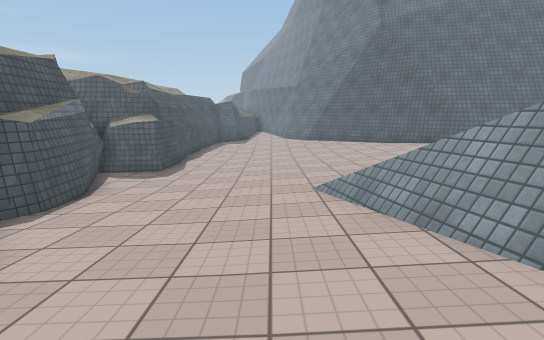
[1] (above)

21 first-person views from a walk through a scene from a Unity 3-D project. The camera is 1.4 m above the floor, tilts 10° down and sees 80° across. The floor is counted in squares, 1 m on a side. Each view is taken from the middle of a square. On the plan, view 1 faces up. The plan holds only what a view shows up to about 15 squares ahead; the rest is blank. The place goes on beyond the plan. The player character is not drawn. Some animated figures are left out. Some surface patterns are stand-ins.

[2]
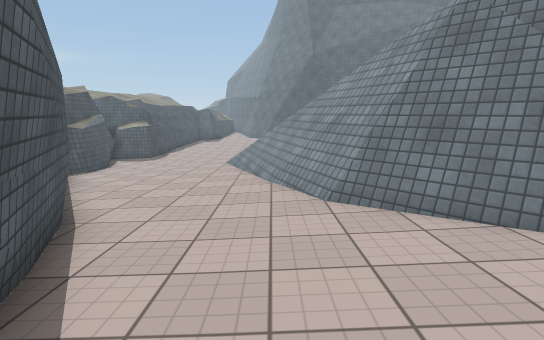

[3]
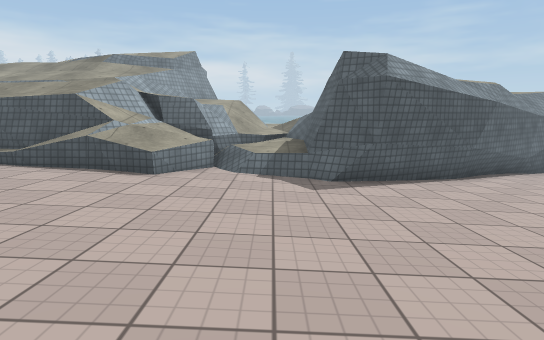

[4]
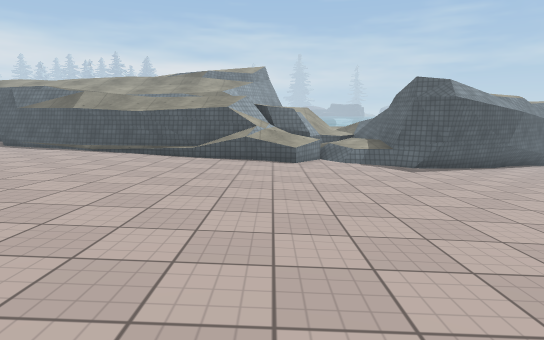

[5]
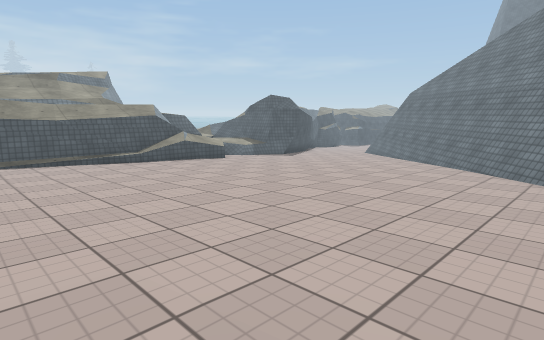

[6]
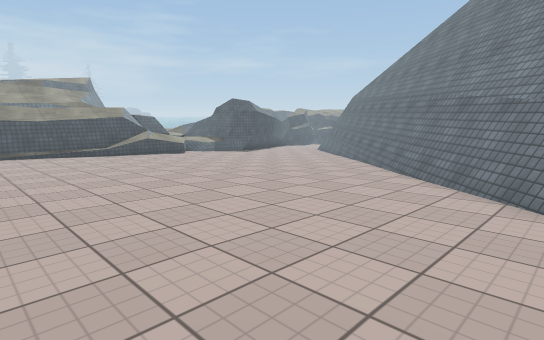

[7]
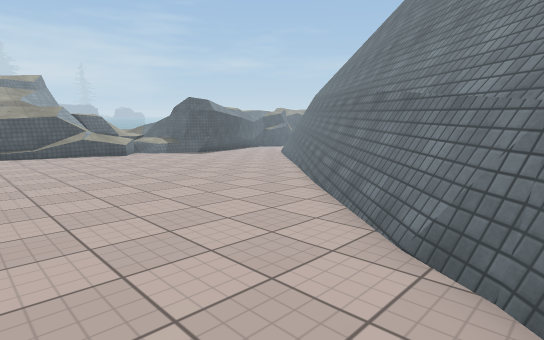

[8]
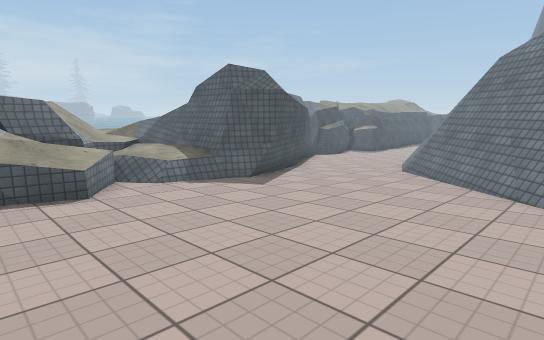

[9]
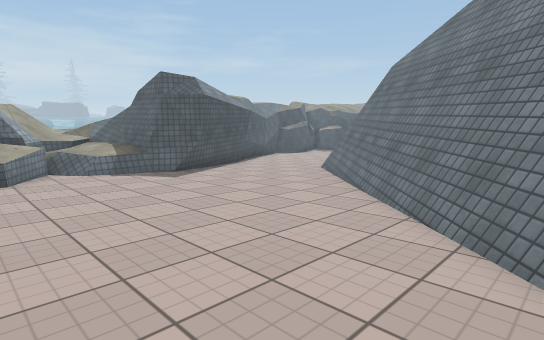

[10]
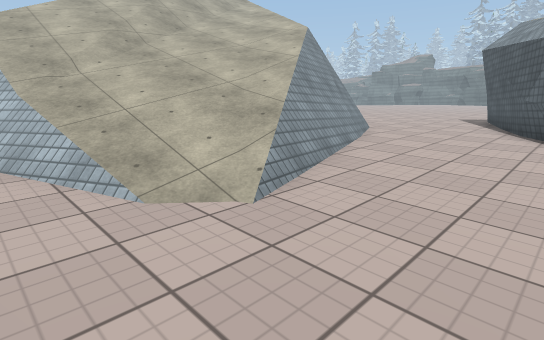

[11]
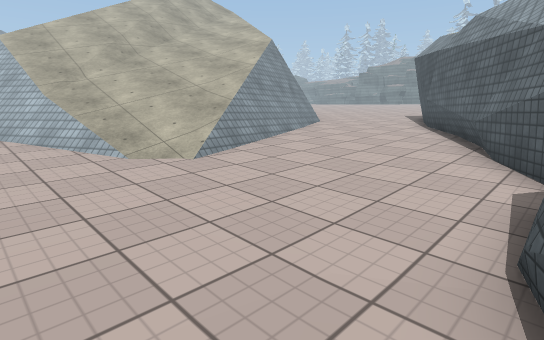

[12]
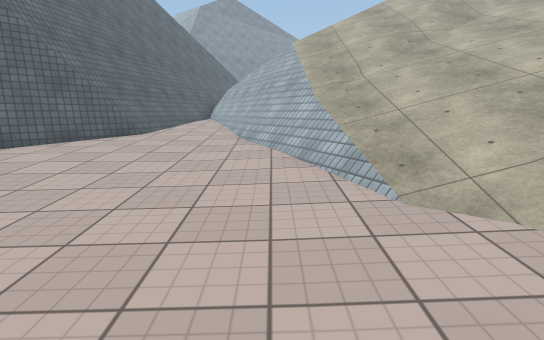

[13]
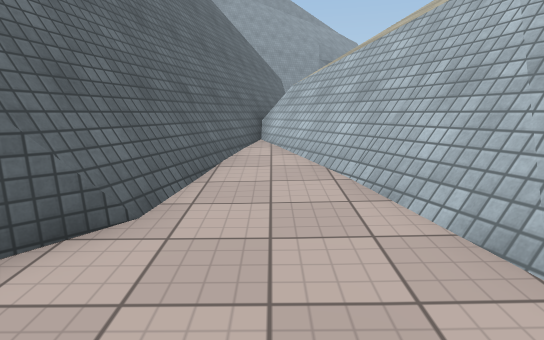

[14]
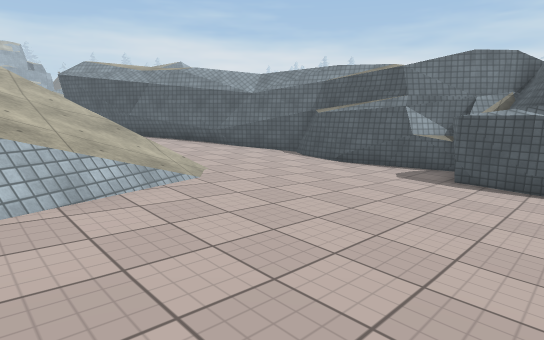

[15]
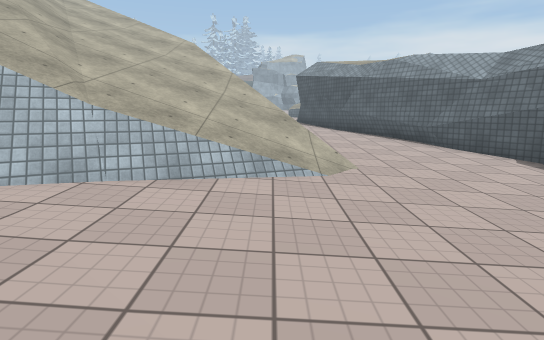

[16]
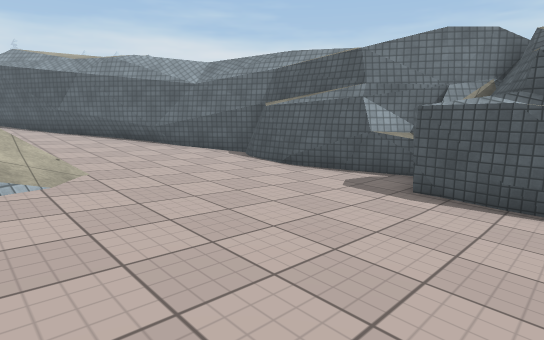

[17]
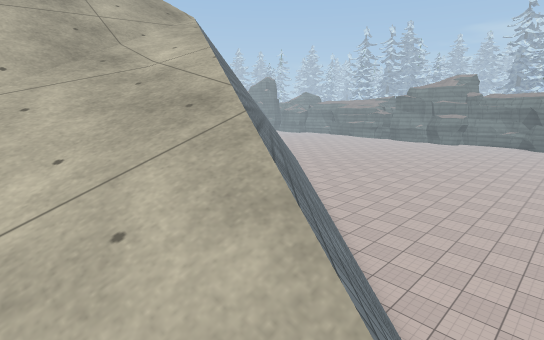

[18]
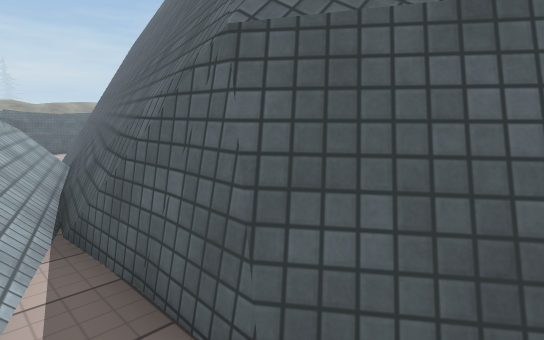

[19]
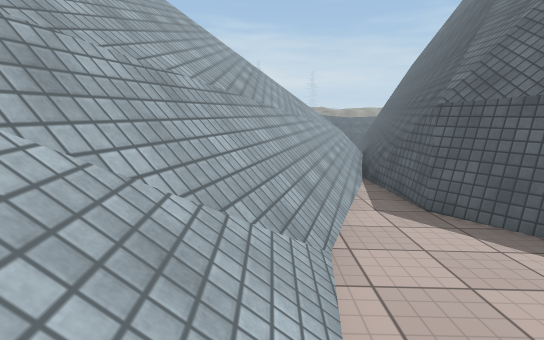

[20]
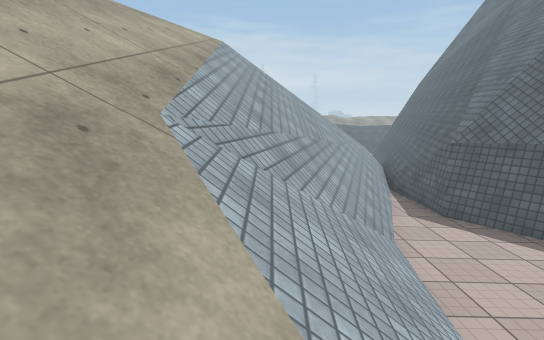

[21]
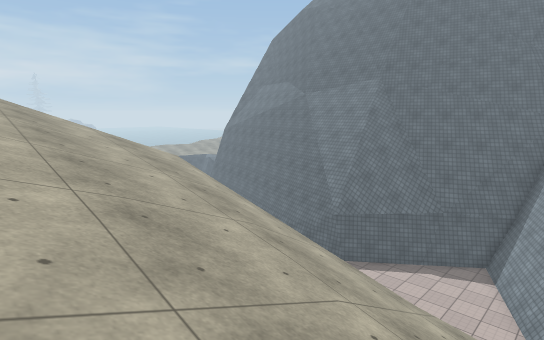

### Floor plan
Key: @ floor where view 1 was taken; # wall or solid block; x gap in a wall; . main floor; - floor 0.25 m lower than the main floor; : floor 0.5 m higher than the main floor; + floor 0.75 m higher than the main floor; _ floor 0.75 m lower than the main floor; < floor 1.25 m lower than the main floor; ( floor 1.5 m lower than the main floor; / step, stairs or slope; = window, fence, low wall or low ledge; ^ raised ledge; v drop or lower ground.
Columns run from 7 left of view 1 to 35 right of it. Each row starts with its distance up from view 1.
 15    #(((((<<<<___#############         :##
 14    #(((((<<<______#==###==####    #  ::##
 13 #  #(((((<<<________-==vvvvvv######.:::=#
 12 ####((((<<<<______#=##v//vvvv#####.:::::##
 11 ##((((((<<<<___==#####//////vv==#..:::::=#
 10  ##((((<<<<__===##vv//////////v##==#:::::
  9  ##((((<<</v==v///// ///////////v###=///
  8   #(((<<<///////////    ///////////v#=///
  7   #((<<</////////////       ////////#=/////
  6   #<<<<</////////////        /////////////
  5   #<<<<<_=///////////         ///////////
  4   ##<<<__==//////////        ////////////
  3    ##_____= /////////        ////////////
  2     #_____##/////////       /////////////
  1     ##____=#v///////        /////////////
  0      ##@___##///////        ////////////
 -1       #____=#v/////////            ///// /
 -2       ##___-##vv///////
 -3        #___--###vv/////
 -4        ##-----=##vvv////
 -5        ##-----.=##vvvv//
 -6   ^######----...=## vvvv
 -7  ^^^^^^^x---.....=## vvv
 -8  ^^^^^^^---.......=## vvv
 -9 ^^^^^^^^-...........##  vv
-10  ^^^##^^.............### v
-11    ^##^^^=...........:###
-12     ##^^^..........::::###
-13     ###^^.........::::::###
-14   ^^ ^^^=........:::::::+=##
-15       ^^/.......:::::::+++=#
-16       ^#/......:::::::++++++
-17       ^^/......::::::++++++
-18       ^^......:::::+++++++++
-19       ^#.....:::::+++++++++
-20       ^=....::::::++++++++
-21       #....    ::++++++++ +

Positions as (right, up) in squares from view 1, and headings:
1: (0, 0), facing up
2: (3, -7), facing up
3: (10, -8), facing left
4: (14, -12), facing left
5: (15, -21), facing up-left
6: (19, -21), facing up-left
7: (20, -18), facing up-left
8: (9, -13), facing up-left
9: (12, -12), facing up-left
10: (-2, 10), facing down-right
11: (-5, 11), facing down-right
12: (-2, 10), facing right
13: (6, 13), facing right
14: (6, 15), facing down-left
15: (3, 15), facing down
16: (3, 15), facing down-left
17: (7, 0), facing down-right
18: (27, 11), facing up-left
19: (32, 9), facing left
20: (35, 7), facing left
21: (34, -1), facing up-left
